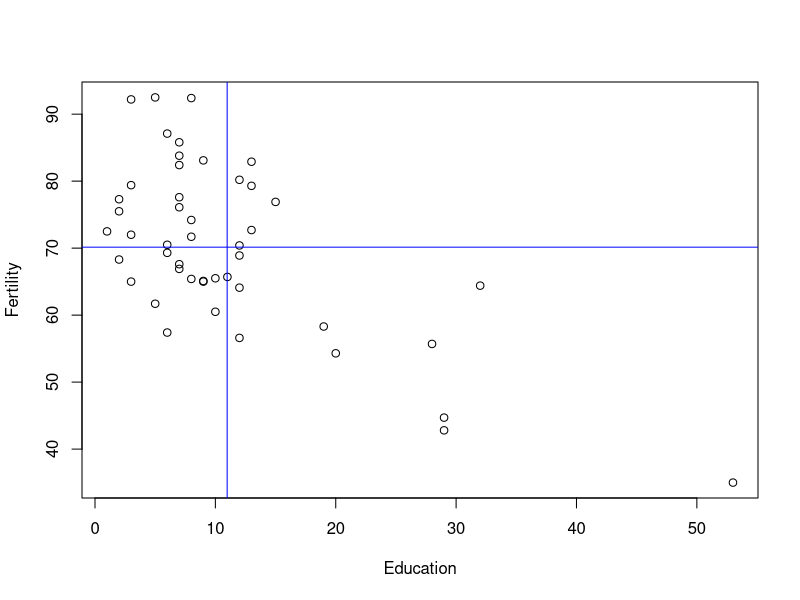
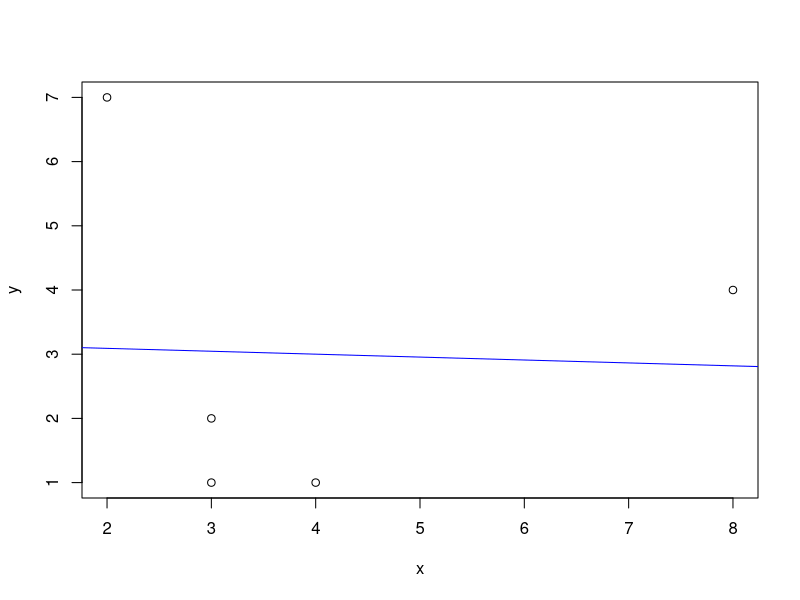

Here is the R script that generated these plots, in order:
plot(Fertility ~ Education, swiss)
abline(h=mean(swiss$Fertility), v=mean(swiss$Education), col="blue")
cov(swiss)

x <- c(2,4,3,8,3)
y <- c(7,1,2,4,1)
cor(x,y)  ## r_xy
cor(x,y)^2  ## R^2

## decomposition of sum of squares
(linmod <- lm(y~x))
y
(yhat <- predict(linmod))
(TotalSS <- sum((y - mean(y))^2))
(ModelSS <- sum((yhat - mean(y))^2))
(ErrorSS <- sum((y - yhat)^2))
ModelSS + ErrorSS
ModelSS / TotalSS

plot(x,y)
abline(linmod, col="blue")